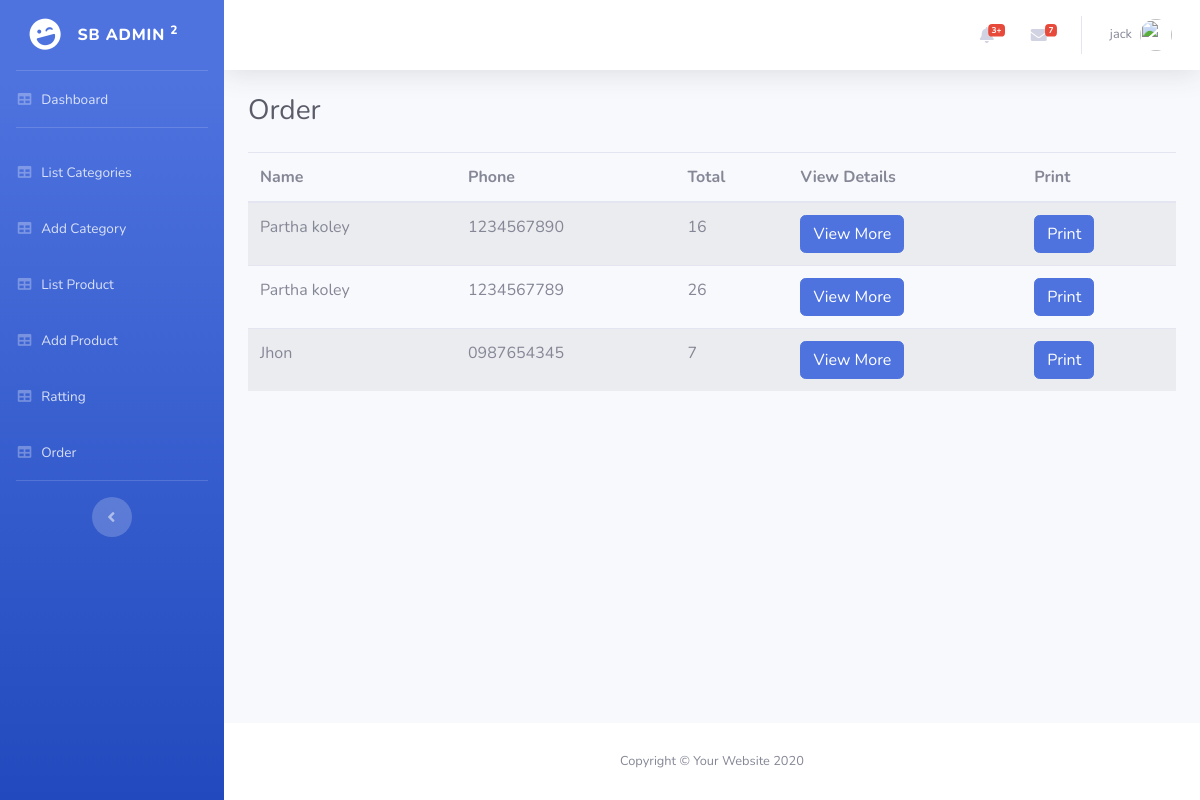
Page /admin/order.php (signed in) on the committed database.
### tables this page shows
CREATE TABLE `morder` (
  `id` int(11) NOT NULL,
  `cid` int(11) NOT NULL,
  `bn` varchar(500) NOT NULL,
  `be` varchar(500) NOT NULL,
  `bp` varchar(500) NOT NULL,
  `ba` varchar(500) NOT NULL,
  `sn` varchar(500) NOT NULL,
  `se` varchar(500) NOT NULL,
  `sp` varchar(500) NOT NULL,
  `sa` varchar(500) NOT NULL,
  `odate` varchar(500) NOT NULL,
  `payemt_status` varchar(500) NOT NULL
);

### admin/order.php (the view, shortened to what this page needs)
<?php
include("../inc/db.php");
?>
<!DOCTYPE html>
<html lang="en">
<head>
  <link href="vendor/fontawesome-free/css/all.min.css" rel="stylesheet" type="text/css">
  <link href="css/sb-admin-2.min.css" rel="stylesheet">
</head>
<body id="page-top">
  <div id="wrapper">
    <?php  include("admin_inc/menu.php");?>
    <div id="content-wrapper" class="d-flex flex-column">
      <div id="content">
       <?php  include("admin_inc/top.php"); ?>
        <div class="container-fluid">
          <h1 class="h3 mb-4 text-gray-800">Order</h1>
          <table class="table table-striped">
    <thead>
      <tr>
        <th>Name</th>
        <th>Phone</th>
        <th>Total</th>
        <th>View Details</th>
         <th>Print</th>
      </tr>
    </thead>
    <tbody>
      <?php
      $sel="SELECT * FROM morder";
      $rs=$con->query($sel);
      while($row=$rs->fetch_assoc()){
      ?>
      <tr>
        <td>
      <?php $moid=$row['id'];
       $total=0;
        $sels="SELECT * FROM sorder WHERE moid='$moid'";
        $rss=$con->query($sels);
        while($rows=$rss->fetch_assoc()){
          $total=$total+($rows['qty']*$rows['price']);
            ?>
       <?php
      } ?>
          <?php echo $row['bn']; ?></td>
         <td><?php echo $row['bp']; ?></td>
         <td><?php  echo $total; ?></td>
         <td><button class="btn btn-primary" data-toggle="modal" data-target="#myModal<?php echo $row['id'] ?>">View More</button></td>
         <td><a target="_blank" href="bill.php?id=<?php  echo $row['id'];?>" class="btn btn-primary">Print</a></td>
      </tr>
      <?php
       }
      ?>
    </tbody>
  </table>
        </div>
      </div>
      <footer class="sticky-footer bg-white">
        <div class="container my-auto">
          <div class="copyright text-center my-auto">
            <span>Copyright &copy; Your Website 2020</span>
          </div>
        </div>
      </footer>
    </div>
  </div>
</body>
</html>

### rows in the picture
morder: bn "Partha koley", bp "1234567890", total "16"
morder: bn "Partha koley", bp "1234567789", total "26"
morder: bn "Jhon", bp "0987654345", total "7"

### other values in the picture
$_SESSION['un'] "jack"
